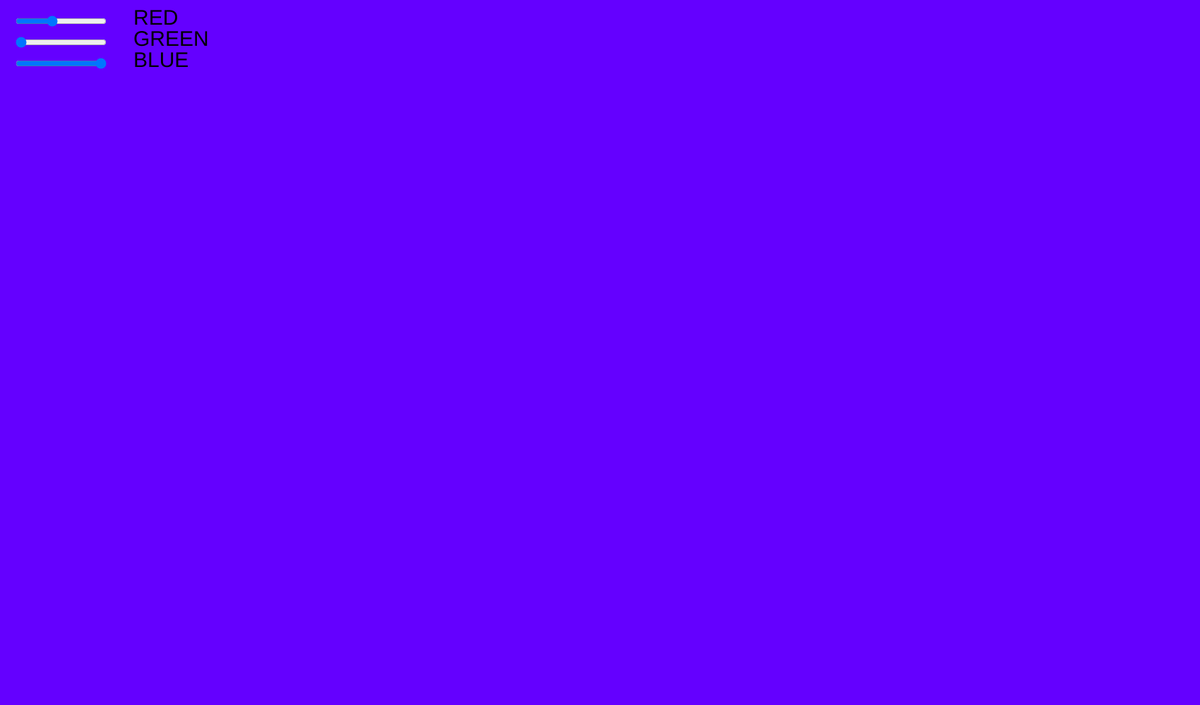
Frame 1 (no input)
Frame 60 (no input): identical to frame 1, image omitted
Frame 120 (the mouse pressed at the canvas centre since frame 60): identical to frame 1, image omitted

The p5.js sketch that drew this single still picture (run headless with seeded random() and noise() and a simulated clock; from frame 60 on, the mouse is pressed at the canvas centre):

// p5.js sketch
// ── sketch.js
var redSlide, greenSlide, blueSlide;

function setup() {
  createCanvas(1700, 1000);
  textSize(30);
  noStroke();

  redSlide = createSlider(0, 255, 100);
  redSlide.position(20,20);
  greenSlide = createSlider(0, 255, 0);
  greenSlide.position(20,50);
  blueSlide = createSlider(0,255,255);
  blueSlide.position(20,80)
}

function draw() {
  var r = redSlide.value();
  var g = greenSlide.value();
  var b = blueSlide.value();

  background(r, g, b);

  text("RED", redSlide.x * 3 + redSlide.width, 35);
  text("GREEN", greenSlide.x * 3 + greenSlide.width, 65);
  text("BLUE", blueSlide.x * 3 + blueSlide.width, 95)
}
